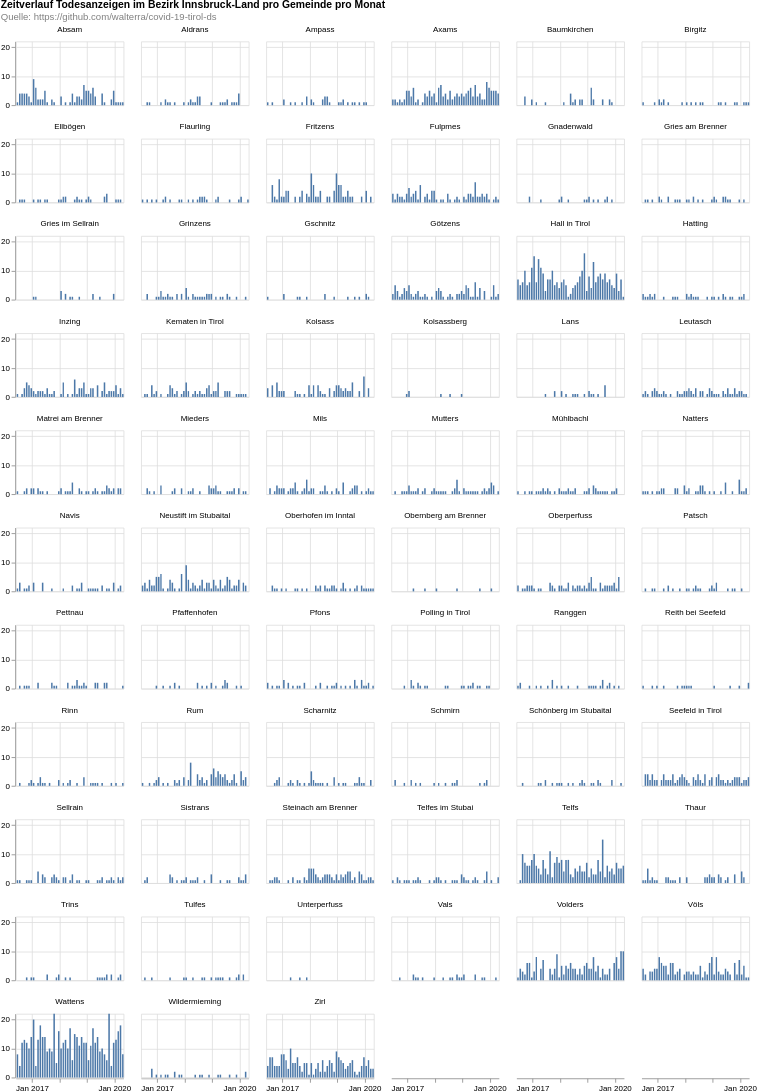

The Vega-Lite source for this figure:
### Vega-Lite specification from a JSON file in a GitHub repository (floating-point values rounded to 4 significant figures; data arrays with more than 128 entries replaced by an {"elided": "..."} marker saying what was removed)
{"$schema": "https://vega.github.io/schema/vega-lite/v4.8.1.json", "columns": 6, "config": {"view": {"continuousHeight": 300, "continuousWidth": 400}}, "data": {"name": "data-95e8b7f15341fb4415bc6b61fd78bb1b"}, "datasets": {"data-95e8b7f15341fb4415bc6b61fd78bb1b": {"elided": "3688 records"}}, "facet": {"field": "municipaly", "title": null, "type": "nominal"}, "padding": 0, "spec": {"layer": [{"encoding": {"tooltip": [{"field": "date", "timeUnit": "yearmonth", "type": "temporal"}, {"aggregate": "sum", "field": "count", "type": "quantitative"}], "x": {"field": "date", "timeUnit": "yearmonth", "title": null, "type": "temporal"}, "y": {"aggregate": "sum", "field": "count", "title": null, "type": "quantitative"}}, "height": 80, "mark": "bar", "width": 135}]}, "title": {"color": "black", "subtitle": ["Quelle: https://github.com/walterra/covid-19-tirol-ds"], "subtitleColor": "gray", "text": ["Zeitverlauf Todesanzeigen im Bezirk Innsbruck-Land pro Gemeinde pro Monat"]}}
